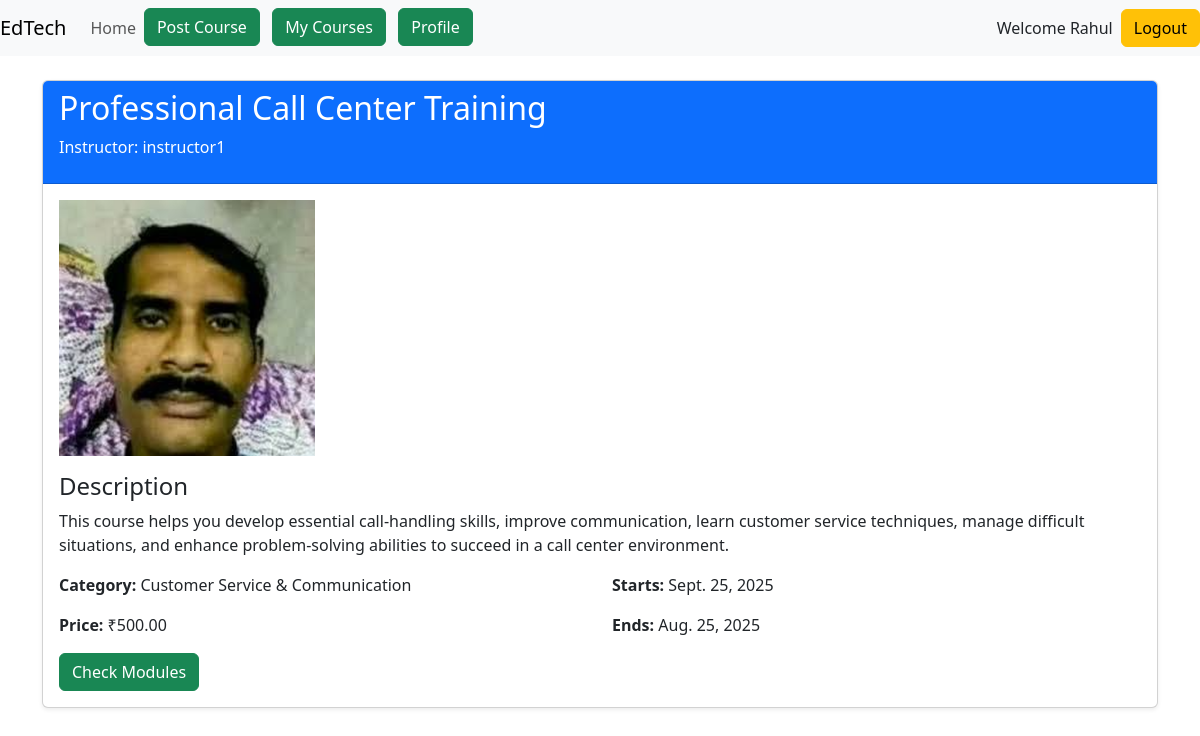
The app's page /courses/1/ (signed in) with its own data.
### accounts/models.py (models this page shows, shortened)
class User(AbstractUser):
    name = models.CharField(max_length=70, default='name')
    contact = models.CharField(max_length=13)
    user_type = models.CharField(
        max_length=1,
        choices=(
            ('I', "Instructor"),
            ('S', "Student"),
        ),
    )

### courses/models.py (models this page shows, shortened)
class Course(models.Model):
    instructor = models.ForeignKey(User, on_delete=models.CASCADE)
    title = models.CharField(max_length=200)
    description = models.TextField()
    category = models.CharField(max_length=100)
    price = models.DecimalField(max_digits=10, decimal_places=2)
    start_date = models.DateField()
    end_date = models.DateField()
    created_at = models.DateTimeField(auto_now_add=True)
    image = models.ImageField(upload_to='course_images/', blank=True, null=True)

### courses/views.py (the view)
# urls.py: path('<int:course_id>/', views.course_detail, name='course_detail'),
@login_required
def course_detail(request, course_id):
    course = get_object_or_404(Course, id=course_id)
    is_saved = False
    enrollment_status = None
    today = timezone.now().date()
    if course.end_date < today:
        course_status = 'ended'
    elif course.start_date > today:
        course_status = 'not_started'
    else:
        course_status = 'ongoing'
    course_completed = CourseCompletion.objects.filter(student = request.user, course = course).exists()
    if request.user.is_authenticated and request.user.user_type == 'S':
        is_saved = SavedCourse.objects.filter(student=request.user, course=course).exists()
        enrollment = Enrollment.objects.filter(student=request.user, course=course).first()
        if enrollment:
            enrollment_status = enrollment.status
    context = {
        'course': course,
        'is_saved': is_saved,
        'enrollment_status': enrollment_status,
        'course_status': course_status,
        'course_completed': course_completed
    }
    return render(request, 'courses/course_detail.html', context)

### courses/templates/courses/course_detail.html
{% extends 'base.html' %}
{% block main %}
{% now "y-m-d" as today %}
<div class="container mt-4">
  <div class="card shadow-sm">
    <div class="card-header bg-primary text-white">
      <h2>{{ course.title }}</h2>
      <p>Instructor: {{ course.instructor.username }}</p>
    </div>
    <div class="card-body">
      {% if course.image %}
      <img src="{{ course.image.url }}" class="img-fluid mb-3" alt="{{ course.title }}">
      {% endif %}
      <h4>Description</h4>
      <p>{{ course.description }}</p>
      <div class="row">
        <div class="col-md-6">
          <p><strong>Category:</strong> {{ course.category }}</p>
          <p><strong>Price:</strong> ₹{{ course.price }}</p>
        </div>
        <div class="col-md-6">
          <p><strong>Starts:</strong> {{ course.start_date }}</p>
          <p><strong>Ends:</strong> {{ course.end_date }}</p>
        </div>
      </div>
      {% if user.is_authenticated and user.user_type == 'S' %}
        {% if course_status == 'ended' %}
        <a href="{% url 'course_detail' course.id %}" class="btn btn-primary">This Course has Ended</a>
        {% elif course_status == 'not_started' %}
        <a href="{% url 'course_detail' course.id %}" class="btn btn-primary">This Course Not Started</a>
        {% else %}
        {% if enrollment_status == 'accepted' %}
          {% if course_completed %}
          <button type="button" class="btn btn-success ms-2">Course Completed</button>
          {% else %}
        <a href="{% url 'module_content' course.id %}" class="btn btn-success">View Course Content</a>
        {% endif %}
        {% elif enrollment_status == 'pending' %}
        <button class="btn btn-warning">Enrollment Pending</button>
        {% elif enrollment_status == 'rejected' %}
        <a href="{% url 'enroll_course' course.id %}" class="btn btn-primary">Rejected, Apply Later</a>
        {% else %}
        <a href="{% url 'enroll_course' course.id %}" class="btn btn-primary">Enroll Now</a>
        {% endif %}
      {% endif %}
      {% if is_saved %}
      <a href="{% url 'toggle_save_course' course.id %}" class="btn btn-warning">Unsave</a>
      {% else %}
      <a href="{% url 'toggle_save_course' course.id %}" class="btn btn-secondary">Save Course</a>
      {% endif %}
      {% elif user.is_authenticated and user.user_type == 'I' %}
      <a href="{% url 'module_content' course.id %}" class="btn btn-success">Check Modules</a>
      {% else %}
      <a href="{% url 'login' %}" class="btn btn-primary">Login to Enroll</a>
      {% endif %}
    </div>
  </div>
</div>
{% endblock %}

### templates/base.html (shortened to what this page needs)
<!doctype html>
<html lang="en">
    <head>
        <link
            href="https://cdn.jsdelivr.net/npm/bootstrap@5.3.2/dist/css/bootstrap.min.css"
            rel="stylesheet"
        />
    </head>
    <body>
        <header>
             <nav class="navbar navbar-expand-md navbar-light bg-light">
                <a class="navbar-brand" href="{% url 'home' %}">EdTech</a>
                <div class="collapse navbar-collapse" id="collapsibleNavId">
                    <ul class="navbar-nav mr-auto mt-2 mt-lg-0">
                        <li class="nav-item active">
                            <a class="nav-link" href="{% url "home" %}">Home </a>
                        </li>
                        {% if request.user.is_authenticated %}
                            {% if request.user.user_type == 'I' %}
                                <li class="nav-item">
                                     <a class="btn btn-success" href="{% url 'course_create'%}"> Post Course </a>
                                </li>
                                <li class="nav-item">
                                    <a class="btn btn-success" href="{% url 'my_courses' %}"> My Courses </a>
                                </li>
                            {% endif %}
                            <li class="nav-item">
                                <a class="btn btn-success" href="{% url 'profile_details' %}"> Profile </a>
                            </li>
                        {% endif %}
                    </ul>
                </div>
                <ul class="navbar-nav ml-auto mt-2 mt-lg-0">
                    {% if not request.user.is_authenticated %}
                        <li class="nav-item" style="list-style-type:none;">
                             <a class="btn btn-success" href="{% url 'login'%}"> Login </a>
                        </li>
                        &nbsp;
                        &nbsp;
                        <li class="nav-item" style="list-style-type:none;">
                            <a class="btn btn-success" href="{% url 'register'%}"> Register </a>
                        </li>
                    {% else %}
                        <p class="my-auto me-2"> Welcome {{request.user.username}}</p>
                        <a class="btn btn-warning" href="{% url "logout" %}">Logout</a>
                    {% endif %}
                </ul>
             </nav>
        </header>
        <main>
            {% block main %}
            {% endblock main %}
        </main>
    </body>
</html>

### records on screen
User: user.username "Rahul"
Course: title "Professional Call Center Training", instructor.username "instructor1", image (picture), description "This course helps you develop essential call-handling skills, improve communication, learn customer service techniques, manage difficult situations, and enhance problem-solving abilities to succeed in a call center environment.", category "Customer Service & Communication", price "500.00", start_date "Sept. 25, 2025", end_date "Aug. 25, 2025"
